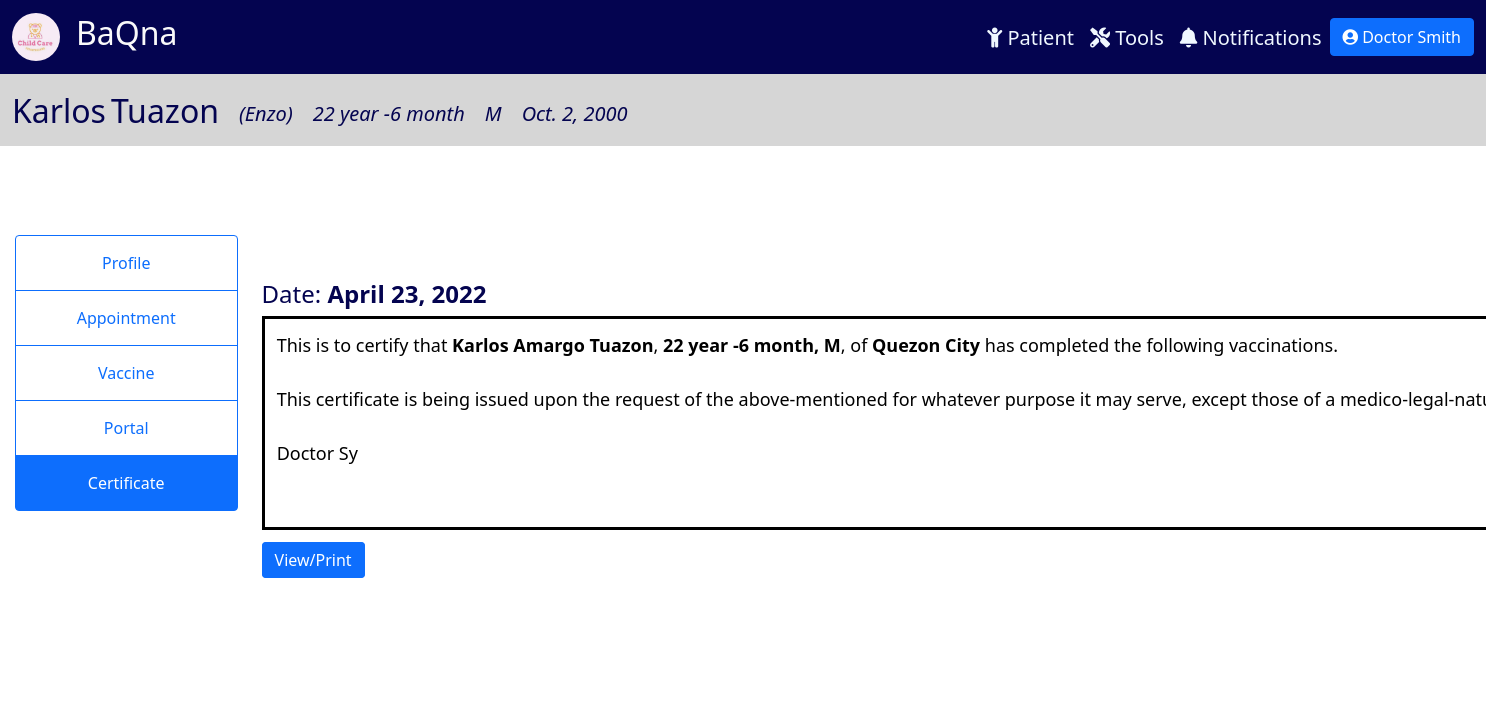
The app's page /certificate/2 (signed in) with its own data.
### tracker/models.py (models this page shows, shortened)
class Physician(models.Model):
    CAN_REG = (
        ('Yes', 'Yes'),
        ('No', 'No'),
    )
    user = models.OneToOneField(User, null=True, on_delete=models.CASCADE)
    prefix = models.CharField(max_length=100, null=True, blank=True)
    last_name = models.CharField(max_length=100, null=True)
    first_name = models.CharField(max_length=100, null=True)
    title = models.CharField(max_length=100, null=True, blank=True)
    date_start = models.DateField(null=True, blank=True)
    date_end = models.DateField(null=True, blank=True)
    cell_no = PhoneNumberField(null=True, blank=True)
    doc_type = models.CharField(max_length=100, null=True)
    can_reg = models.CharField(max_length=100, null=True, blank=True, choices=CAN_REG)
    def __str__(self):
        return self.doc_type + " " + self.last_name

class Patient(models.Model):
    SEX = (
        ('M', 'Male'),
        ('F', 'Female'),
    )
    last_name = models.CharField(max_length=100, null=True)
    first_name = models.CharField(max_length=100, null=True)
    middle_name = models.CharField(max_length=100, null=True, blank=True)
    suffix = models.CharField(max_length=2, null=True, blank=True)
    nick_name = models.CharField(max_length=100, null=True, blank=True)
    sex = models.CharField(max_length=1, null=True, choices=SEX)
    birthdate = models.DateField(null=True)
    age = models.CharField(max_length=100, null=True, blank=True)
    attending_doctor = models.ForeignKey(Physician, related_name="docpatient", on_delete=models.CASCADE, null=True)
    cert_date = models.DateField(null=True, blank=True)
    cell_no = PhoneNumberField(null=True, blank=True, validators=[MaxLengthValidator(13)])
    landline = models.CharField(max_length=100, null=True, blank=True)
    email = models.EmailField(max_length=254, null=True, blank=True)
    house_no = models.CharField(max_length=100, null=True, blank=True)
    barangay = models.CharField(max_length=100, null=True, blank=True)
    city = models.CharField(max_length=100, null=True, blank=True)
    region = models.CharField(max_length=100, null=True, blank=True)
    zip = models.IntegerField(null=True, blank=True)
    mfname = models.CharField(max_length=100, null=True, blank=True)
    mlname = models.CharField(max_length=100, null=True, blank=True)
    mcontact = PhoneNumberField(null=True, blank=True)
    memail = models.EmailField(max_length=254, null=True, blank=True)
    ffname = models.CharField(max_length=100, null=True, blank=True)
    flname = models.CharField(max_length=100, null=True, blank=True)
    fcontact = PhoneNumberField(null=True, blank=True)
    femail = models.EmailField(max_length=254, null=True, blank=True)
    c1full_name = models.CharField(max_length=100, null=True, blank=True)
    relation1 = models.CharField(max_length=100, null=True, blank=True)
    c1contact = PhoneNumberField(null=True, blank=True)
    c2full_name = models.CharField(max_length=100, null=True, blank=True)
    relation2 = models.CharField(max_length=100, null=True, blank=True)
    c2contact = PhoneNumberField(null=True, blank=True)

### tracker/views.py (the view)
# urls.py: path('certificate/<str:pk>', views.certificate, name='certificate'),
@login_required(login_url='login')
def certificate(request, pk):
    patient = Patient.objects.get(id=pk)
    cert_date_form = CertDateForm(instance=patient)
    curr_date = datetime.date.today()
    months = curr_date.month - patient.birthdate.month
    years = curr_date.year - patient.birthdate.year
    age = "{} year {} month".format(years, months)
    patient.cert_date = curr_date
    patient.age = age
    data = {
        'patient': patient,
        'age': age,
        'curr_date': curr_date,
        'cert_date_form': cert_date_form,
    }
    return render(request, 'tracker/certificate.html', data)

### tracker/templatetags/auth_extras.py (called while the page is built)
@register.filter(name='has_group')
def has_group(user, group_name):
    group = Group.objects.get(name=group_name)
    return True if group in user.groups.all() else False

### tracker/templates/tracker/certificate.html (shortened to what this page needs)
{% include 'tracker/info_header.html' %}
{% block content %}
{% load auth_extras %}
<div class="container-fluid" style="padding:1%; ">
    <div class="row">
        <div class="col-lg-2" style="background-color: rgb(255, 255, 255); display: flex; justify-content: center; margin-top: 5%;">
            <div class="btn-group-vertical" style="display: block;">
              <a class="btn btn-outline-primary" href="{% url 'patient' patient.id %}">Profile</a>
              <a class="btn btn-outline-primary" href="{% url 'appointment' patient.id %}">Appointment</a>
              <a class="btn btn-outline-primary" href="{% url 'vaccine' patient.id %}">Vaccine</a>
              {% if request.user|has_group:"Doctor" or request.user|has_group:"Admin" %}
              <a class="btn btn-outline-primary" href="{% url 'portal' patient.id %}">Portal</a>
              {% endif %}
              <a class="btn btn-outline-primary active" href="#">Certificate</a>
            </div>
        </div>
        <div class="col-lg-10" style="background-color: white; padding-top: 8%; padding-bottom: 8%;">
            {% if request.user|has_group:"Doctor" or request.user|has_group:"Admin" %}
            {% if patient.cert_date is None %}
            <h4>Date: No Vaccine Certificate Yet</h4>
            {% else %}
            <h4>Date: <b>{{patient.cert_date}}</b></h4>
            {% endif %}
            <div class="certificate-text">
                <p style="border-style: solid; padding: 1%; padding-bottom: 5%; font-size: 18px; color: black; width: max-content   ;">
                    This is to certify that <b>{{patient.first_name}} {{patient.middle_name}} {{patient.last_name}}</b>,
                    <b>{{age}}, {{patient.sex}}</b>, of <b>{{patient.city}}</b> has completed the following
                    vaccinations. <br><br> This certificate is being issued upon the request of the above-mentioned for
                    whatever purpose it may serve, except those of a medico-legal-nature.<br><br>
                    {{patient.attending_doctor}}
                </p>
                <a style="display:inline;"
                  class="btn btn-primary"
                  href="{% url 'generatepdf' patient.id %}"
                  target="_blank"
                  rel="noopener noreferrer"
                  >
                  View/Print
                </a>
            </div>
            {% endif %}
            </div>
        </div>
    </div>
{% endblock content %}

### tracker/templates/tracker/info_header.html
{% extends 'tracker/main.html' %}
{% block content %}
<nav class="navbar navbar-expand-xl" style="background-color: rgb(214, 214, 214);">
    <div class="container-fluid">
      <div class="collapse navbar-collapse me-auto" id="navbarTogglerDemo02">
        <div style="margin-right: auto; margin-top: 10px;">
          <ul class="navbar-nav me-auto mb-2 mb-lg-0 navbar-custom">
            <li class="nav-item" style="margin-right: 5px">
              <h2>{{patient.first_name}}</h2>
            </li>
            <li class="nav-item" style="margin-right: 20px">
              <h2>{{patient.last_name}}</h2>
            </li>
            <li class="nav-item" style="margin-right: 20px">
              <i><h5 style="margin-top: 10px;">({{patient.nick_name}})</h5></i>
            </li>
            <li class="nav-item" style="margin-right: 20px">
              <i><h5 style="margin-top:10px;">{{age}}</h5></i>
            </li>
            <li class="nav-item" style="margin-right: 20px">
              <i><h5 style="margin-top:10px;">{{patient.sex}}</h5></i>
            </li>
            <li class="nav-item" style="margin-right: 20px">
              <i><h5 style="margin-top:10px;">{{patient.birthdate}}</h5></i>
            </li>
          </ul>
        </div>
      </div>
    </div>
</nav>
{% endblock content %}

### tracker/templates/tracker/main.html (shortened to what this page needs)
{% load static %} {% load auth_extras %}
<!DOCTYPE html>
<html lang="en">
<head>
    <link href="https://cdn.jsdelivr.net/npm/bootstrap@5.1.3/dist/css/bootstrap.min.css" rel="stylesheet">
    <link rel="stylesheet" href="https://cdnjs.cloudflare.com/ajax/libs/font-awesome/5.15.3/css/all.min.css" />
</head>
<body>
  <nav class="navbar navbar-expand-xl" style="background-color: rgb(4, 4, 80);color: white;">
    <div class="container-fluid">
      {% if request.user|has_group:'Patient User' %}
        <a href="{% url 'homePatient' %}" class="navbar-brand">
          <div class="logo-image">
            <img src="{% static 'images/logo.jpg' %}" class="img-fluid">
          </div>
        </a>
        <a href="{% url 'homePatient' %}"><h2 style="float: left; color: #FAFAFA;">BaQna</h2></a>
      {% else %}
        <a href="{% url 'home' %}" class="navbar-brand">
          <div class="logo-image">
            <img src="{% static 'images/logo.jpg' %}" class="img-fluid">
          </div>
        </a>
        <a href="{% url 'home' %}"><h2 style="float: left; color: #FAFAFA;">BaQna</h2></a>
      {% endif %}
      <div class="collapse navbar-collapse me-auto" id="navbarTogglerDemo02">
        <div style="margin-left: auto;margin-top: 10px;">
          <ul class="navbar-nav me-auto mb-2 mb-lg-0 navbar-custom">
            {% if request.user|has_group:"Doctor" or request.user|has_group:"Admin" %}
            <li class="nav-item" style="margin-left: 15rem;">
              <a class="nav-link" href="{% url 'home' %}"><h5><i class="fas fa-child"></i> Patient</h5></a>
            </li>
            <li class="nav-item">
              <a class="nav-link" href="{% url 'report' %}"><h5><i class="fas fa-tools"></i> Tools</h5></a>
            </li>
            <li class="nav-item">
              <a class="nav-link" href="{% url 'notifs' %}"><h5><i class="fas fa-bell"></i> Notifications</h5></a>
            </li>
            {% endif %}
            <li class="nav-item">
              <div class="dropdown">
                <button class="btn btn-primary" type="button" id="dropdownMenuButton1" data-bs-toggle="dropdown" aria-expanded="false">
                  <i class="fas fa-user-circle"></i>
                  {% if request.user|has_group:'Doctor' %}
                    {{request.user.physician}}
                  {% elif request.user|has_group:'Patient User' %}
                    {{request.user.patientuser}}
                  {% else %}
                    {{request.user}}
                  {% endif %}
                </button>
              </div>
            </li>
          </ul>
        </div>
      </div>
    </div>
  </nav>
  {% block content %}
  {% endblock %}
</body>
</html>

### tracker/templates/tracker/main.html (style rules this page uses)
body { color:rgb(4, 4, 80); }
.navbar-custom a { color: aliceblue; }
.logo-image { width: 48px; height: 48px; border-radius: 50%; overflow: hidden; }
.btn-group-vertical a { padding: 15px; }

### records on screen
Patient: first_name "Karlos", last_name "Tuazon", nick_name "Enzo", sex "M", birthdate "Oct. 2, 2000", cert_date "April 23, 2022", middle_name "Amargo", city "Quezon City", attending_doctor "Doctor Sy"

### other values on screen
{{ request.user.physician }} "Doctor Smith"
